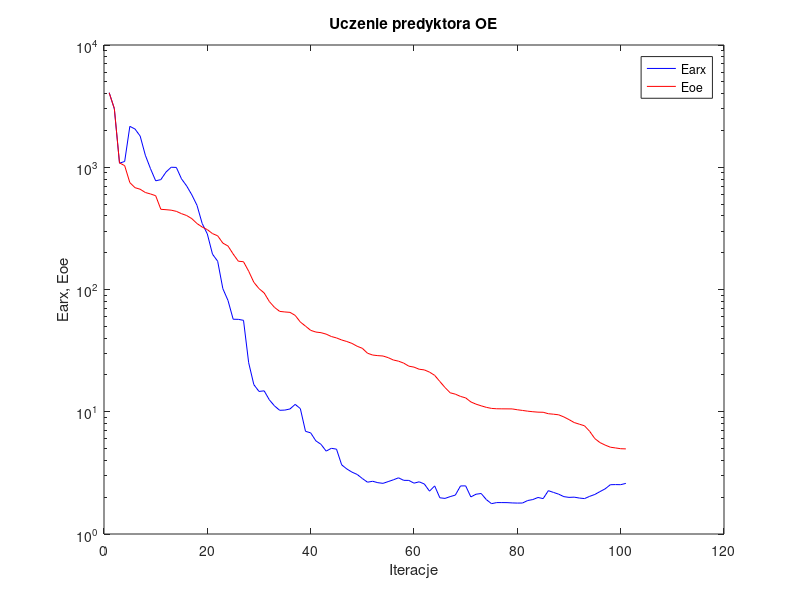
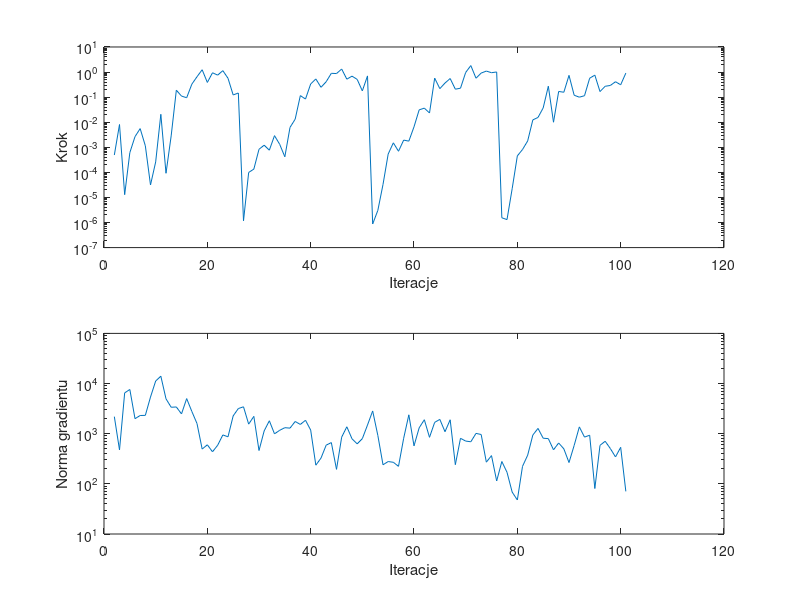

These figures' MATLAB source, in order:
%uczenie predyktora oe
clear all;
n=0; farx(n+1)=4.079877e+003; foe(n+1)=4.063164e+003; wspucz(n+1)=0.000000e+000; ng(n+1)=0.000000e+000;
%odnowa zmiennej metryki
n=1; farx(n+1)=3.009546e+003; foe(n+1)=3.024111e+003; krok(n+1)=4.927090e-004; ng(n+1)=2.187791e+003;
n=2; farx(n+1)=1.079957e+003; foe(n+1)=1.085488e+003; krok(n+1)=8.103099e-003; ng(n+1)=4.753956e+002;
n=3; farx(n+1)=1.115356e+003; foe(n+1)=1.031011e+003; krok(n+1)=1.290553e-005; ng(n+1)=6.513564e+003;
n=4; farx(n+1)=2.160742e+003; foe(n+1)=7.487087e+002; krok(n+1)=6.126315e-004; ng(n+1)=7.614393e+003;
n=5; farx(n+1)=2.054879e+003; foe(n+1)=6.807189e+002; krok(n+1)=2.660052e-003; ng(n+1)=1.993658e+003;
n=6; farx(n+1)=1.798914e+003; foe(n+1)=6.608663e+002; krok(n+1)=5.557598e-003; ng(n+1)=2.304794e+003;
n=7; farx(n+1)=1.254140e+003; foe(n+1)=6.215501e+002; krok(n+1)=1.146661e-003; ng(n+1)=2.321653e+003;
n=8; farx(n+1)=9.733632e+002; foe(n+1)=6.046388e+002; krok(n+1)=3.146663e-005; ng(n+1)=5.380411e+003;
n=9; farx(n+1)=7.746000e+002; foe(n+1)=5.852029e+002; krok(n+1)=2.608382e-004; ng(n+1)=1.122468e+004;
n=10; farx(n+1)=7.921621e+002; foe(n+1)=4.529200e+002; krok(n+1)=2.067140e-002; ng(n+1)=1.402376e+004;
n=11; farx(n+1)=9.129800e+002; foe(n+1)=4.496582e+002; krok(n+1)=9.206336e-005; ng(n+1)=4.957646e+003;
n=12; farx(n+1)=1.000151e+003; foe(n+1)=4.455963e+002; krok(n+1)=2.855545e-003; ng(n+1)=3.366203e+003;
n=13; farx(n+1)=9.968694e+002; foe(n+1)=4.358373e+002; krok(n+1)=1.890204e-001; ng(n+1)=3.412163e+003;
n=14; farx(n+1)=8.036691e+002; foe(n+1)=4.171939e+002; krok(n+1)=1.101559e-001; ng(n+1)=2.479342e+003;
n=15; farx(n+1)=7.030020e+002; foe(n+1)=4.027465e+002; krok(n+1)=9.464845e-002; ng(n+1)=5.011943e+003;
n=16; farx(n+1)=5.946200e+002; foe(n+1)=3.798169e+002; krok(n+1)=3.287969e-001; ng(n+1)=2.778030e+003;
n=17; farx(n+1)=4.879482e+002; foe(n+1)=3.463250e+002; krok(n+1)=6.511688e-001; ng(n+1)=1.593501e+003;
n=18; farx(n+1)=3.469344e+002; foe(n+1)=3.244632e+002; krok(n+1)=1.236406e+000; ng(n+1)=4.938671e+002;
n=19; farx(n+1)=2.844915e+002; foe(n+1)=3.087523e+002; krok(n+1)=3.854790e-001; ng(n+1)=6.007356e+002;
n=20; farx(n+1)=1.944954e+002; foe(n+1)=2.865422e+002; krok(n+1)=9.372047e-001; ng(n+1)=4.359211e+002;
n=21; farx(n+1)=1.702766e+002; foe(n+1)=2.749598e+002; krok(n+1)=7.545111e-001; ng(n+1)=5.886852e+002;
n=22; farx(n+1)=1.016933e+002; foe(n+1)=2.396754e+002; krok(n+1)=1.139125e+000; ng(n+1)=9.445031e+002;
n=23; farx(n+1)=8.131208e+001; foe(n+1)=2.268428e+002; krok(n+1)=5.657309e-001; ng(n+1)=8.669054e+002;
n=24; farx(n+1)=5.712124e+001; foe(n+1)=1.951379e+002; krok(n+1)=1.221144e-001; ng(n+1)=2.265342e+003;
n=25; farx(n+1)=5.699508e+001; foe(n+1)=1.703460e+002; krok(n+1)=1.460546e-001; ng(n+1)=3.172203e+003;
%odnowa zmiennej metryki
n=26; farx(n+1)=5.596555e+001; foe(n+1)=1.687729e+002; krok(n+1)=1.168963e-006; ng(n+1)=3.438380e+003;
n=27; farx(n+1)=2.518294e+001; foe(n+1)=1.411333e+002; krok(n+1)=9.926586e-005; ng(n+1)=1.551342e+003;
n=28; farx(n+1)=1.666850e+001; foe(n+1)=1.145503e+002; krok(n+1)=1.347782e-004; ng(n+1)=2.216419e+003;
n=29; farx(n+1)=1.466156e+001; foe(n+1)=1.017055e+002; krok(n+1)=8.335919e-004; ng(n+1)=4.618543e+002;
n=30; farx(n+1)=1.482803e+001; foe(n+1)=9.370125e+001; krok(n+1)=1.212360e-003; ng(n+1)=1.136415e+003;
n=31; farx(n+1)=1.251832e+001; foe(n+1)=7.974340e+001; krok(n+1)=7.663457e-004; ng(n+1)=1.810866e+003;
n=32; farx(n+1)=1.116166e+001; foe(n+1)=7.140688e+001; krok(n+1)=2.914778e-003; ng(n+1)=9.933639e+002;
n=33; farx(n+1)=1.027927e+001; foe(n+1)=6.623074e+001; krok(n+1)=1.317301e-003; ng(n+1)=1.167514e+003;
n=34; farx(n+1)=1.031893e+001; foe(n+1)=6.551627e+001; krok(n+1)=4.179199e-004; ng(n+1)=1.317763e+003;
n=35; farx(n+1)=1.053987e+001; foe(n+1)=6.501507e+001; krok(n+1)=6.192369e-003; ng(n+1)=1.290636e+003;
n=36; farx(n+1)=1.148886e+001; foe(n+1)=6.142237e+001; krok(n+1)=1.321526e-002; ng(n+1)=1.751909e+003;
n=37; farx(n+1)=1.061314e+001; foe(n+1)=5.420313e+001; krok(n+1)=1.150668e-001; ng(n+1)=1.529703e+003;
n=38; farx(n+1)=6.917154e+000; foe(n+1)=5.016349e+001; krok(n+1)=8.388517e-002; ng(n+1)=1.852449e+003;
n=39; farx(n+1)=6.720892e+000; foe(n+1)=4.634754e+001; krok(n+1)=3.346481e-001; ng(n+1)=1.182211e+003;
n=40; farx(n+1)=5.782411e+000; foe(n+1)=4.487510e+001; krok(n+1)=5.312625e-001; ng(n+1)=2.356962e+002;
n=41; farx(n+1)=5.412825e+000; foe(n+1)=4.434257e+001; krok(n+1)=2.465387e-001; ng(n+1)=3.263442e+002;
n=42; farx(n+1)=4.763386e+000; foe(n+1)=4.315426e+001; krok(n+1)=4.110512e-001; ng(n+1)=5.908244e+002;
n=43; farx(n+1)=5.024101e+000; foe(n+1)=4.125642e+001; krok(n+1)=8.922169e-001; ng(n+1)=6.651712e+002;
n=44; farx(n+1)=4.943820e+000; foe(n+1)=4.016785e+001; krok(n+1)=8.707243e-001; ng(n+1)=1.945341e+002;
n=45; farx(n+1)=3.678638e+000; foe(n+1)=3.864519e+001; krok(n+1)=1.322970e+000; ng(n+1)=8.531536e+002;
n=46; farx(n+1)=3.403278e+000; foe(n+1)=3.754713e+001; krok(n+1)=5.202472e-001; ng(n+1)=1.373778e+003;
n=47; farx(n+1)=3.206100e+000; foe(n+1)=3.622046e+001; krok(n+1)=6.871474e-001; ng(n+1)=7.912758e+002;
n=48; farx(n+1)=3.070248e+000; foe(n+1)=3.433350e+001; krok(n+1)=5.108389e-001; ng(n+1)=6.271402e+002;
n=49; farx(n+1)=2.843986e+000; foe(n+1)=3.303800e+001; krok(n+1)=1.778431e-001; ng(n+1)=7.964010e+002;
n=50; farx(n+1)=2.653632e+000; foe(n+1)=3.011737e+001; krok(n+1)=7.021280e-001; ng(n+1)=1.489246e+003;
%odnowa zmiennej metryki
n=51; farx(n+1)=2.699767e+000; foe(n+1)=2.910065e+001; krok(n+1)=8.718915e-007; ng(n+1)=2.841015e+003;
n=52; farx(n+1)=2.629203e+000; foe(n+1)=2.877645e+001; krok(n+1)=3.044565e-006; ng(n+1)=9.233726e+002;
n=53; farx(n+1)=2.596352e+000; foe(n+1)=2.857789e+001; krok(n+1)=3.282104e-005; ng(n+1)=2.401413e+002;
n=54; farx(n+1)=2.683358e+000; foe(n+1)=2.771049e+001; krok(n+1)=5.353361e-004; ng(n+1)=2.783722e+002;
n=55; farx(n+1)=2.774215e+000; foe(n+1)=2.650912e+001; krok(n+1)=1.505777e-003; ng(n+1)=2.691069e+002;
n=56; farx(n+1)=2.881716e+000; foe(n+1)=2.592828e+001; krok(n+1)=6.946998e-004; ng(n+1)=2.235220e+002;
n=57; farx(n+1)=2.748023e+000; foe(n+1)=2.500207e+001; krok(n+1)=1.934289e-003; ng(n+1)=8.111817e+002;
n=58; farx(n+1)=2.744332e+000; foe(n+1)=2.360028e+001; krok(n+1)=1.758026e-003; ng(n+1)=2.379164e+003;
n=59; farx(n+1)=2.605432e+000; foe(n+1)=2.317748e+001; krok(n+1)=6.543079e-003; ng(n+1)=5.717871e+002;
n=60; farx(n+1)=2.672641e+000; foe(n+1)=2.227804e+001; krok(n+1)=3.111701e-002; ng(n+1)=1.309216e+003;
n=61; farx(n+1)=2.565248e+000; foe(n+1)=2.199350e+001; krok(n+1)=3.638604e-002; ng(n+1)=1.898372e+003;
n=62; farx(n+1)=2.240679e+000; foe(n+1)=2.110342e+001; krok(n+1)=2.331518e-002; ng(n+1)=8.469321e+002;
n=63; farx(n+1)=2.473976e+000; foe(n+1)=1.984974e+001; krok(n+1)=5.732413e-001; ng(n+1)=1.683079e+003;
n=64; farx(n+1)=1.978066e+000; foe(n+1)=1.768520e+001; krok(n+1)=2.183343e-001; ng(n+1)=1.928277e+003;
n=65; farx(n+1)=1.955187e+000; foe(n+1)=1.578683e+001; krok(n+1)=3.648074e-001; ng(n+1)=1.094941e+003;
n=66; farx(n+1)=2.022288e+000; foe(n+1)=1.429454e+001; krok(n+1)=5.520515e-001; ng(n+1)=1.895391e+003;
n=67; farx(n+1)=2.081076e+000; foe(n+1)=1.392937e+001; krok(n+1)=2.073757e-001; ng(n+1)=2.410997e+002;
n=68; farx(n+1)=2.472530e+000; foe(n+1)=1.334971e+001; krok(n+1)=2.272257e-001; ng(n+1)=8.093512e+002;
n=69; farx(n+1)=2.476376e+000; foe(n+1)=1.298460e+001; krok(n+1)=9.639418e-001; ng(n+1)=7.127417e+002;
n=70; farx(n+1)=2.010213e+000; foe(n+1)=1.203637e+001; krok(n+1)=1.814761e+000; ng(n+1)=6.907016e+002;
n=71; farx(n+1)=2.115553e+000; foe(n+1)=1.154089e+001; krok(n+1)=5.680678e-001; ng(n+1)=1.013915e+003;
n=72; farx(n+1)=2.144623e+000; foe(n+1)=1.118355e+001; krok(n+1)=9.110982e-001; ng(n+1)=9.641001e+002;
n=73; farx(n+1)=1.911476e+000; foe(n+1)=1.086496e+001; krok(n+1)=1.093437e+000; ng(n+1)=2.707489e+002;
n=74; farx(n+1)=1.770767e+000; foe(n+1)=1.065161e+001; krok(n+1)=9.429061e-001; ng(n+1)=3.654810e+002;
n=75; farx(n+1)=1.807082e+000; foe(n+1)=1.057856e+001; krok(n+1)=1.007999e+000; ng(n+1)=1.142402e+002;
%odnowa zmiennej metryki
n=76; farx(n+1)=1.807090e+000; foe(n+1)=1.056487e+001; krok(n+1)=1.544062e-006; ng(n+1)=2.788874e+002;
n=77; farx(n+1)=1.805694e+000; foe(n+1)=1.055915e+001; krok(n+1)=1.307974e-006; ng(n+1)=1.701236e+002;
n=78; farx(n+1)=1.795824e+000; foe(n+1)=1.054974e+001; krok(n+1)=2.230894e-005; ng(n+1)=6.850250e+001;
n=79; farx(n+1)=1.790496e+000; foe(n+1)=1.038383e+001; krok(n+1)=4.532388e-004; ng(n+1)=4.766747e+001;
n=80; farx(n+1)=1.792542e+000; foe(n+1)=1.025124e+001; krok(n+1)=8.145737e-004; ng(n+1)=2.229436e+002;
n=81; farx(n+1)=1.878767e+000; foe(n+1)=1.011115e+001; krok(n+1)=1.791247e-003; ng(n+1)=3.729809e+002;
n=82; farx(n+1)=1.913462e+000; foe(n+1)=1.000583e+001; krok(n+1)=1.238677e-002; ng(n+1)=9.398640e+002;
n=83; farx(n+1)=1.989627e+000; foe(n+1)=9.925482e+000; krok(n+1)=1.548285e-002; ng(n+1)=1.275279e+003;
n=84; farx(n+1)=1.947860e+000; foe(n+1)=9.902761e+000; krok(n+1)=3.707198e-002; ng(n+1)=8.126835e+002;
n=85; farx(n+1)=2.262088e+000; foe(n+1)=9.637056e+000; krok(n+1)=2.729349e-001; ng(n+1)=7.974655e+002;
n=86; farx(n+1)=2.188178e+000; foe(n+1)=9.549834e+000; krok(n+1)=1.000091e-002; ng(n+1)=4.772624e+002;
n=87; farx(n+1)=2.117588e+000; foe(n+1)=9.439922e+000; krok(n+1)=1.686145e-001; ng(n+1)=6.530858e+002;
n=88; farx(n+1)=2.021453e+000; foe(n+1)=9.071107e+000; krok(n+1)=1.567018e-001; ng(n+1)=4.993221e+002;
n=89; farx(n+1)=1.993241e+000; foe(n+1)=8.628043e+000; krok(n+1)=7.382907e-001; ng(n+1)=2.660114e+002;
n=90; farx(n+1)=2.001911e+000; foe(n+1)=8.162794e+000; krok(n+1)=1.190847e-001; ng(n+1)=5.843705e+002;
n=91; farx(n+1)=1.968526e+000; foe(n+1)=7.912749e+000; krok(n+1)=9.963479e-002; ng(n+1)=1.366496e+003;
n=92; farx(n+1)=1.948651e+000; foe(n+1)=7.678538e+000; krok(n+1)=1.139041e-001; ng(n+1)=8.554388e+002;
n=93; farx(n+1)=2.032454e+000; foe(n+1)=6.915473e+000; krok(n+1)=5.692710e-001; ng(n+1)=9.320393e+002;
n=94; farx(n+1)=2.106611e+000; foe(n+1)=6.030939e+000; krok(n+1)=7.536472e-001; ng(n+1)=8.069952e+001;
n=95; farx(n+1)=2.223180e+000; foe(n+1)=5.594102e+000; krok(n+1)=1.668649e-001; ng(n+1)=5.862742e+002;
n=96; farx(n+1)=2.341162e+000; foe(n+1)=5.336423e+000; krok(n+1)=2.710777e-001; ng(n+1)=7.064882e+002;
n=97; farx(n+1)=2.530285e+000; foe(n+1)=5.129183e+000; krok(n+1)=2.921091e-001; ng(n+1)=5.059462e+002;
n=98; farx(n+1)=2.536546e+000; foe(n+1)=5.058637e+000; krok(n+1)=4.114269e-001; ng(n+1)=3.439487e+002;
n=99; farx(n+1)=2.531839e+000; foe(n+1)=4.985570e+000; krok(n+1)=3.106282e-001; ng(n+1)=5.349812e+002;
n=100; farx(n+1)=2.593691e+000; foe(n+1)=4.968909e+000; krok(n+1)=9.073805e-001; ng(n+1)=7.080738e+001;

figure; semilogy(farx,'b'); hold on; semilogy(foe,'r'); xlabel('Iteracje'); ylabel('Earx, Eoe'); legend('Earx','Eoe'); title('Uczenie predyktora OE');
figure; subplot(2,1,1); semilogy(krok); xlabel('Iteracje'); ylabel('Krok');
subplot(2,1,2); semilogy(ng); xlabel('Iteracje'); ylabel('Norma gradientu');
Earx=farx(n+1)
Eoe=foe(n+1)
